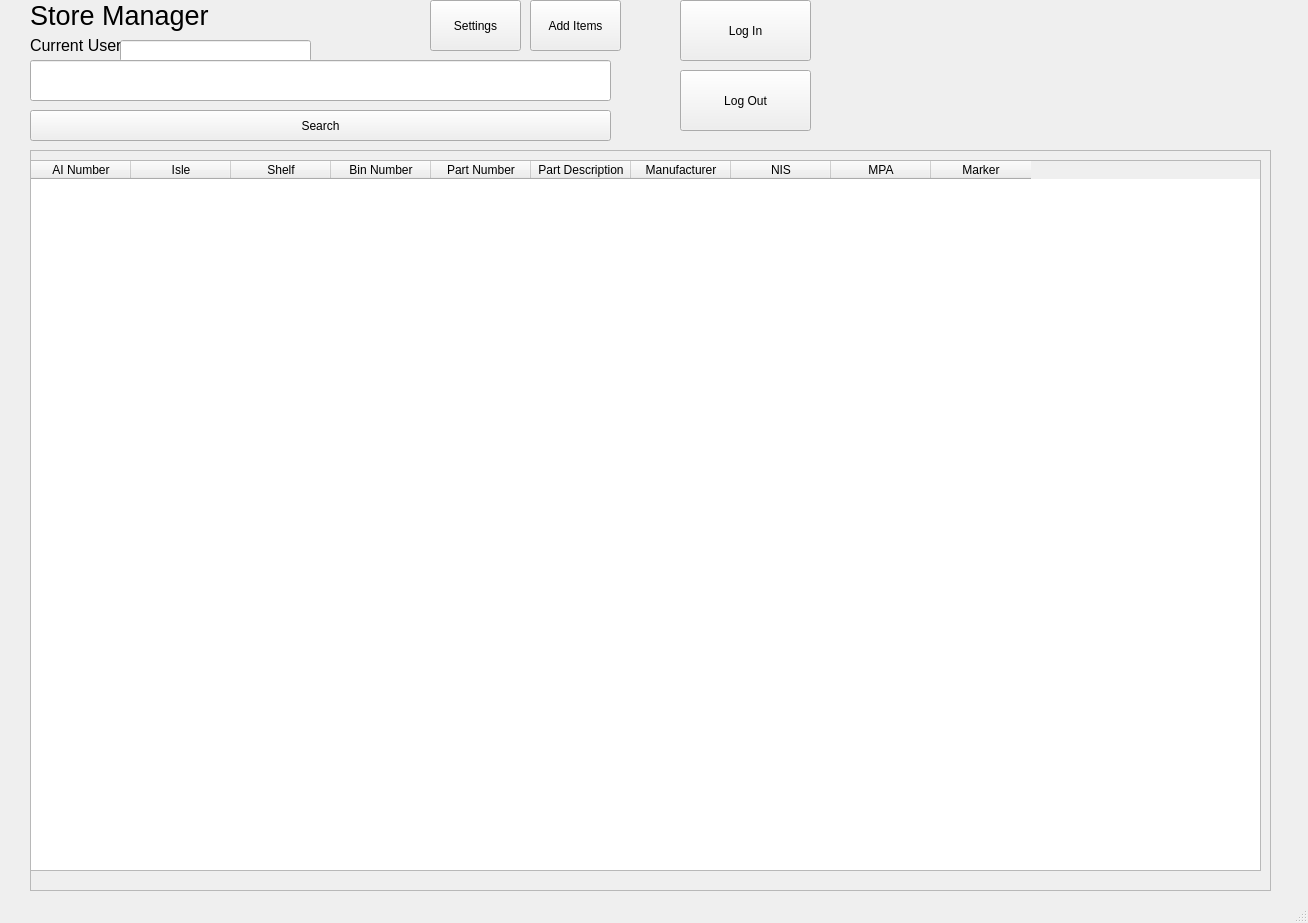
<?xml version="1.0" encoding="UTF-8"?>
<ui version="4.0">
 <class>MainWindow</class>
 <widget class="QMainWindow" name="MainWindow">
  <property name="geometry">
   <rect>
    <x>0</x>
    <y>0</y>
    <width>1308</width>
    <height>923</height>
   </rect>
  </property>
  <property name="windowTitle">
   <string>MainWindow</string>
  </property>
  <widget class="QWidget" name="centralwidget">
   <widget class="QLabel" name="lblStoreManager">
    <property name="geometry">
     <rect>
      <x>30</x>
      <y>0</y>
      <width>191</width>
      <height>31</height>
     </rect>
    </property>
    <property name="font">
     <font>
      <pointsize>20</pointsize>
     </font>
    </property>
    <property name="text">
     <string>Store Manager</string>
    </property>
   </widget>
   <widget class="QLabel" name="lblCurrentUser">
    <property name="geometry">
     <rect>
      <x>30</x>
      <y>30</y>
      <width>151</width>
      <height>31</height>
     </rect>
    </property>
    <property name="font">
     <font>
      <pointsize>12</pointsize>
     </font>
    </property>
    <property name="text">
     <string>Current User:</string>
    </property>
   </widget>
   <widget class="QLineEdit" name="txtCurrentUser">
    <property name="geometry">
     <rect>
      <x>120</x>
      <y>40</y>
      <width>191</width>
      <height>22</height>
     </rect>
    </property>
    <property name="dragEnabled">
     <bool>false</bool>
    </property>
    <property name="readOnly">
     <bool>true</bool>
    </property>
   </widget>
   <widget class="QPushButton" name="btnLogin">
    <property name="geometry">
     <rect>
      <x>680</x>
      <y>0</y>
      <width>131</width>
      <height>61</height>
     </rect>
    </property>
    <property name="text">
     <string>Log In</string>
    </property>
   </widget>
   <widget class="QFrame" name="frameInventoryList">
    <property name="geometry">
     <rect>
      <x>30</x>
      <y>150</y>
      <width>1241</width>
      <height>741</height>
     </rect>
    </property>
    <property name="frameShape">
     <enum>QFrame::Shape::StyledPanel</enum>
    </property>
    <property name="frameShadow">
     <enum>QFrame::Shadow::Raised</enum>
    </property>
    <widget class="QTableWidget" name="twInventoryList">
     <property name="geometry">
      <rect>
       <x>0</x>
       <y>10</y>
       <width>1231</width>
       <height>711</height>
      </rect>
     </property>
     <column>
      <property name="text">
       <string>AI Number</string>
      </property>
     </column>
     <column>
      <property name="text">
       <string>Isle</string>
      </property>
     </column>
     <column>
      <property name="text">
       <string>Shelf</string>
      </property>
     </column>
     <column>
      <property name="text">
       <string>Bin Number</string>
      </property>
     </column>
     <column>
      <property name="text">
       <string>Part Number</string>
      </property>
     </column>
     <column>
      <property name="text">
       <string>Part Description</string>
      </property>
     </column>
     <column>
      <property name="text">
       <string>Manufacturer</string>
      </property>
     </column>
     <column>
      <property name="text">
       <string>NIS</string>
      </property>
     </column>
     <column>
      <property name="text">
       <string>MPA</string>
      </property>
     </column>
     <column>
      <property name="text">
       <string>Marker</string>
      </property>
     </column>
    </widget>
   </widget>
   <widget class="QLineEdit" name="leSearchBar">
    <property name="geometry">
     <rect>
      <x>30</x>
      <y>60</y>
      <width>581</width>
      <height>41</height>
     </rect>
    </property>
   </widget>
   <widget class="QPushButton" name="pushButton">
    <property name="geometry">
     <rect>
      <x>30</x>
      <y>110</y>
      <width>581</width>
      <height>31</height>
     </rect>
    </property>
    <property name="text">
     <string>Search</string>
    </property>
   </widget>
   <widget class="QPushButton" name="btnSettings">
    <property name="geometry">
     <rect>
      <x>430</x>
      <y>0</y>
      <width>91</width>
      <height>51</height>
     </rect>
    </property>
    <property name="text">
     <string>Settings</string>
    </property>
   </widget>
   <widget class="QPushButton" name="btnLogout">
    <property name="geometry">
     <rect>
      <x>680</x>
      <y>70</y>
      <width>131</width>
      <height>61</height>
     </rect>
    </property>
    <property name="text">
     <string>Log Out</string>
    </property>
   </widget>
   <widget class="QPushButton" name="btnAddItems">
    <property name="geometry">
     <rect>
      <x>530</x>
      <y>0</y>
      <width>91</width>
      <height>51</height>
     </rect>
    </property>
    <property name="text">
     <string>Add Items</string>
    </property>
   </widget>
  </widget>
  <widget class="QMenuBar" name="menubar">
   <property name="geometry">
    <rect>
     <x>0</x>
     <y>0</y>
     <width>1308</width>
     <height>20</height>
    </rect>
   </property>
  </widget>
  <widget class="QStatusBar" name="statusbar"/>
 </widget>
 <resources/>
 <connections/>
</ui>
